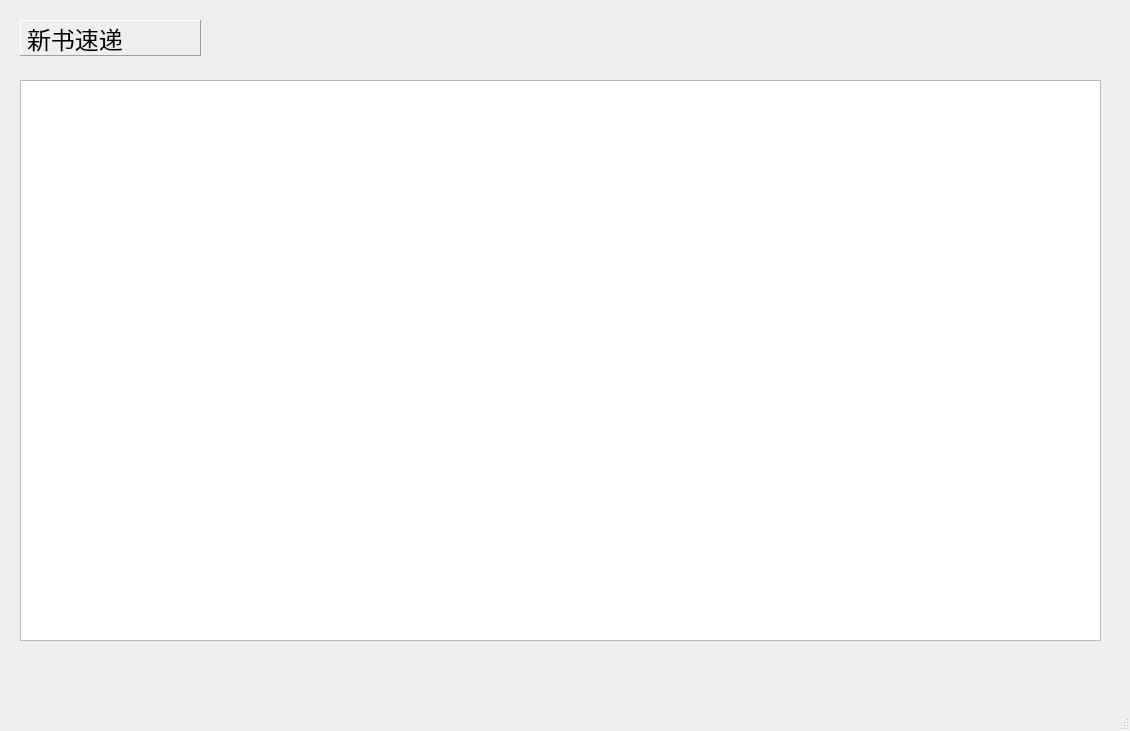
<?xml version="1.0" encoding="UTF-8"?>
<ui version="4.0">
 <class>HomePage_For_User</class>
 <widget class="QMainWindow" name="HomePage_For_User">
  <property name="geometry">
   <rect>
    <x>0</x>
    <y>0</y>
    <width>1130</width>
    <height>731</height>
   </rect>
  </property>
  <property name="sizePolicy">
   <sizepolicy hsizetype="Fixed" vsizetype="Fixed">
    <horstretch>0</horstretch>
    <verstretch>0</verstretch>
   </sizepolicy>
  </property>
  <property name="windowTitle">
   <string>MainWindow</string>
  </property>
  <widget class="QWidget" name="centralwidget">
   <widget class="QLabel" name="label">
    <property name="geometry">
     <rect>
      <x>20</x>
      <y>20</y>
      <width>181</width>
      <height>36</height>
     </rect>
    </property>
    <property name="font">
     <font>
      <pointsize>18</pointsize>
     </font>
    </property>
    <property name="frameShape">
     <enum>QFrame::Panel</enum>
    </property>
    <property name="frameShadow">
     <enum>QFrame::Raised</enum>
    </property>
    <property name="text">
     <string>新书速递</string>
    </property>
   </widget>
   <widget class="QTableWidget" name="tableWidget">
    <property name="geometry">
     <rect>
      <x>20</x>
      <y>80</y>
      <width>1081</width>
      <height>561</height>
     </rect>
    </property>
   </widget>
  </widget>
  <widget class="QMenuBar" name="menubar">
   <property name="geometry">
    <rect>
     <x>0</x>
     <y>0</y>
     <width>1130</width>
     <height>26</height>
    </rect>
   </property>
  </widget>
  <widget class="QStatusBar" name="statusbar"/>
 </widget>
 <resources/>
 <connections/>
</ui>
